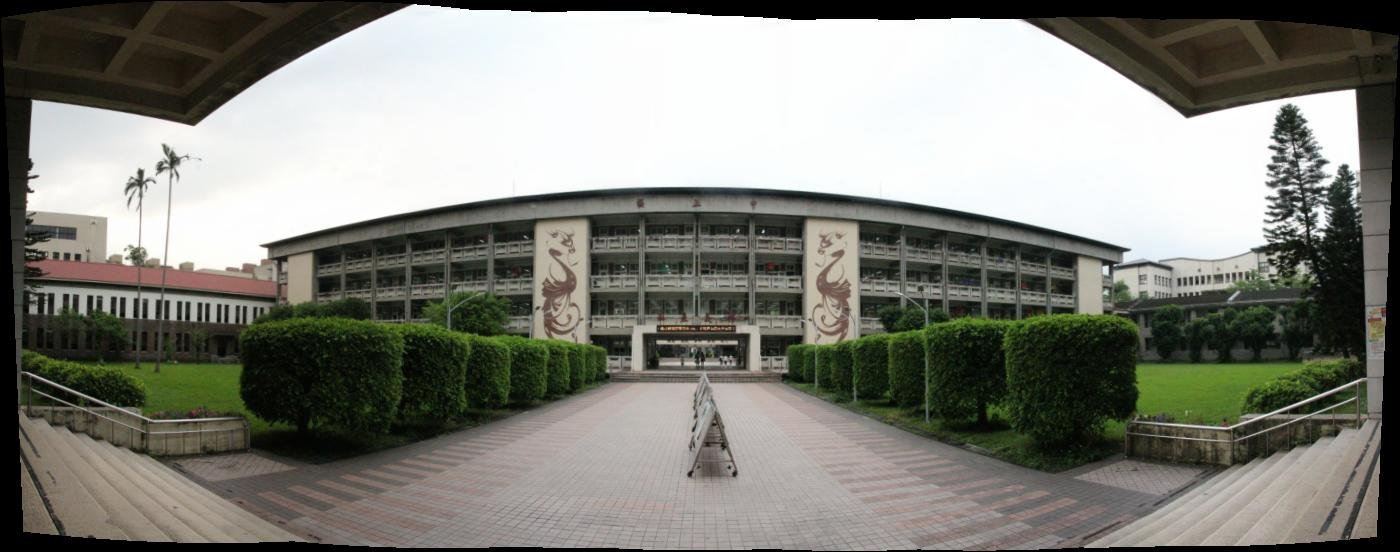
%> input picture hw2/autoStitch/HSNU.jpg, 1400 x 552 px
$ octave --eval "result = localMax_sub(imread('../autoStitch/HSNU.jpg'));"   (GNU Octave 9; MATLAB toolbox functions it lacks are replaced by stand-ins)
%> lines starting %> are read from the running program, lines starting %| are printed output that depends on the picture
function [row, col, value] = localMax_sub(image)

    [Px, Py] = gradient(single(image));
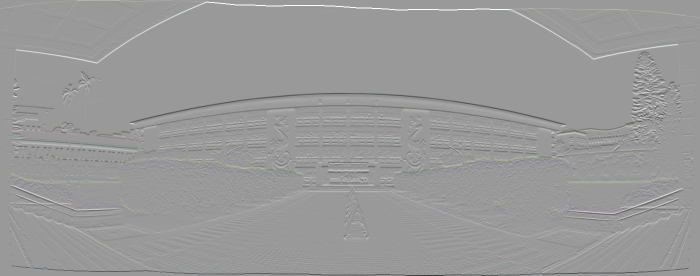
%> Py: size 552x1400x3 single (shown at 1/2 size); mean R, G, B 0, 0, 0; mean of the top-left, top-right, bottom-left and bottom-right quarters 0.4, 0.4, -0.3, -0.4; drawn with min black and max white
    Px = imgaussfilt(Px, 1.0);
    Py = imgaussfilt(Py, 1.0);
    Hx2 = imgaussfilt(Px .^ 2, 1.5);
    Hy2 = imgaussfilt(Py .^ 2, 1.5);
    Hxy = imgaussfilt(Px .* Py, 1.5);
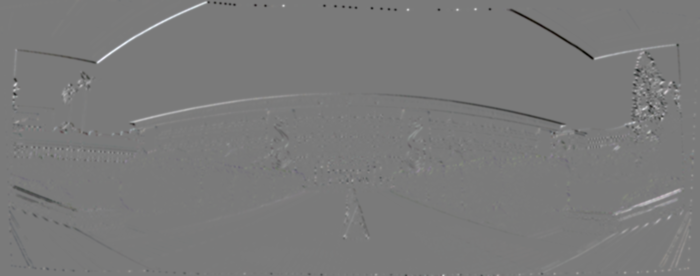
%> Hxy: size 552x1400x3 single (shown at 1/2 size); mean R, G, B 0.6, 0.6, 0.7; drawn with min black and max white
    detH = Hx2 .* Hy2 - Hxy .^ 2;
    trH = Hx2 + Hy2;

    % Compute harmonic mean
    harmonic_mean = detH ./ trH;
%> harmonic_mean: size 552x1400x3 single; 6.65% of the values are NaN or infinite; the others: min -8.42e-15, max 428.6, mean 4.82
    index = isnan(harmonic_mean) | isinf(harmonic_mean);
    harmonic_mean(index) = 0;
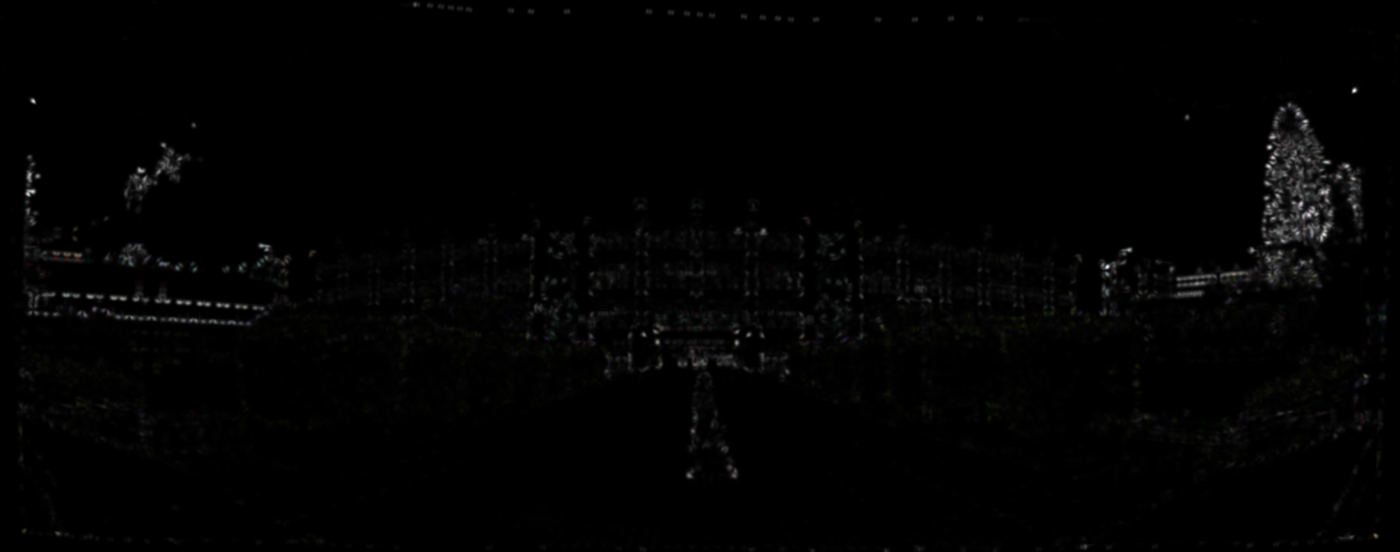
%> harmonic_mean: size 552x1400x3 single; mean R, G, B 4.5, 4.5, 4.4; drawn with min black and max white

    % Compute local max of harmonic mean matrix
    HM_threshold = harmonic_mean > 10;
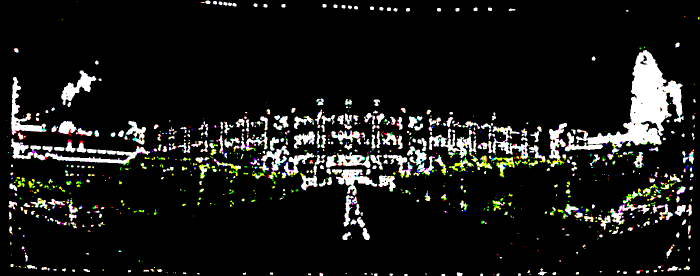
%> HM_threshold: size 552x1400x3 logical (shown at 1/2 size); mean R, G, B 0.0964, 0.0978, 0.0898
    HM_local_max = harmonic_mean == imdilate(harmonic_mean, strel('square', 3));
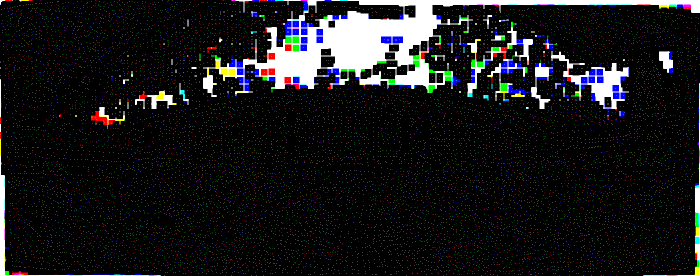
%> HM_local_max: size 552x1400x3 logical (shown at 1/2 size); mean R, G, B 0.0966, 0.0984, 0.105
    index = HM_threshold & HM_local_max;
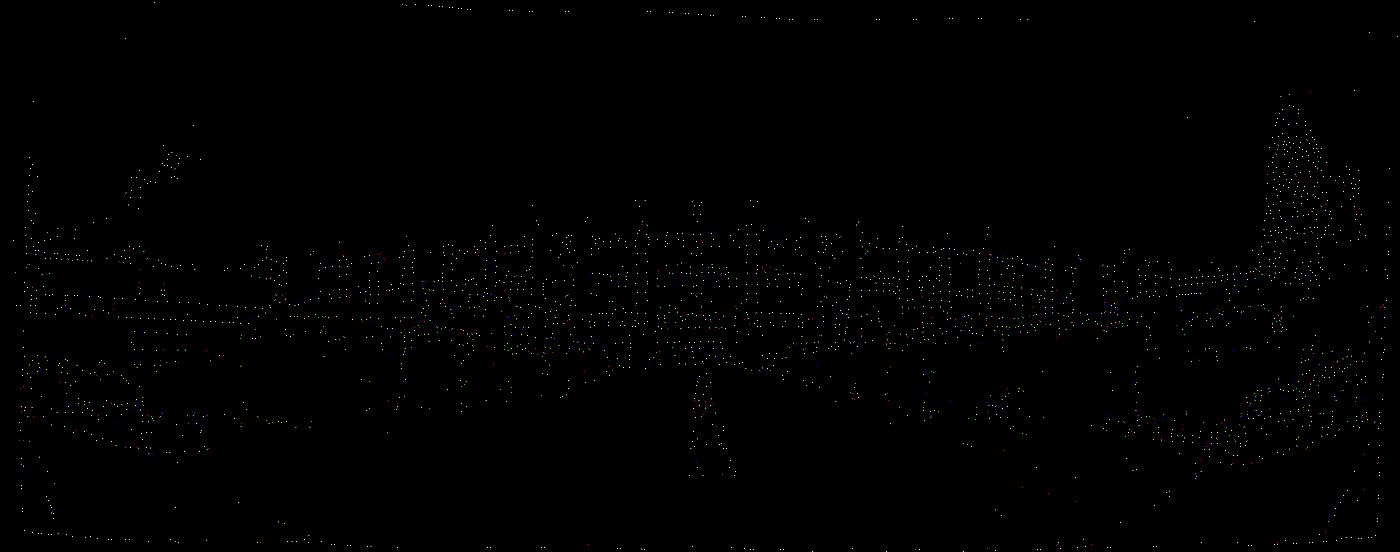
%> index: size 552x1400x3 logical; mean R, G, B 0.00319, 0.00325, 0.00294
    local_max = harmonic_mean .* index;

    % Ignore the points which are too close to the border
    border = 30;
    local_max(:, [1:border, end - border:end]) = 0;
%> local_max: size 552x1400x3 single; mean R, G, B 0.2, 0.2, 0.2; mean of the top-left, top-right, bottom-left and bottom-right quarters 0.1, 0.2, 0.1, 0.2
    local_max([1:border, end - border:end], :) = 0;
%> local_max: size 552x1400x3 single; mean R, G, B 0.2, 0.2, 0.1


    % Compute sub-pixel refinement
    [row, col, value] = find(local_max);
%> row = 6725 values from 33 to 519; col = 6725 values from 31 to 4169; value = 6725 values from 10 to 428.6
    xl = sub2ind(size(harmonic_mean), row, col - 1);
%> xl = 6725 values from 16177 to 2300629
    xr = sub2ind(size(harmonic_mean), row, col + 1);
%> xr = 6725 values from 17281 to 2301733
    yu = sub2ind(size(harmonic_mean), row - 1, col);
%> yu = 6725 values from 16728 to 2301180
    yd = sub2ind(size(harmonic_mean), row + 1, col);
%> yd = 6725 values from 16730 to 2301182
    tmp = [harmonic_mean(xl), harmonic_mean(xr), harmonic_mean(yu), harmonic_mean(yd), value];
    x1 = sum(tmp .* [-0.5 0.5 0 0 0], 2);
%> x1 = 6725 values, max 43.59 at index 4842, min -43.71 at index 4380, mean 0.0582
    y1 = sum(tmp .* [0 0 -0.5 0.5 0], 2);
%> y1 = 6725 values, max 50.96 at index 6129, min -47.81 at index 2138, mean -0.15
    x2 = sum(tmp .* [1 1 0 0 -2], 2);
%> x2 = 6725 values, max -0.0655 at index 1569, min -151.2 at index 6689, mean -12.92
    y2 = sum(tmp .* [0 0 1 1 -2], 2);
%> y2 = 6725 values, max -0.0574 at index 3441, min -146.6 at index 2039, mean -14.18
    row = single(row) - (y1 ./ y2);
%> row = 6725 values, max 519.2 at index 2238, min 33.28 at index 2233, mean 309.1
    col = single(col) - (x1 ./ x2);
%> col = 6725 values, max 4169.1 at index 6724, min 30.98 at index 1, mean 2133.6
%> `result = localMax_sub(imread('../autoStitch/HSNU.jpg'));`: result has the same summary as row in localMax_sub
